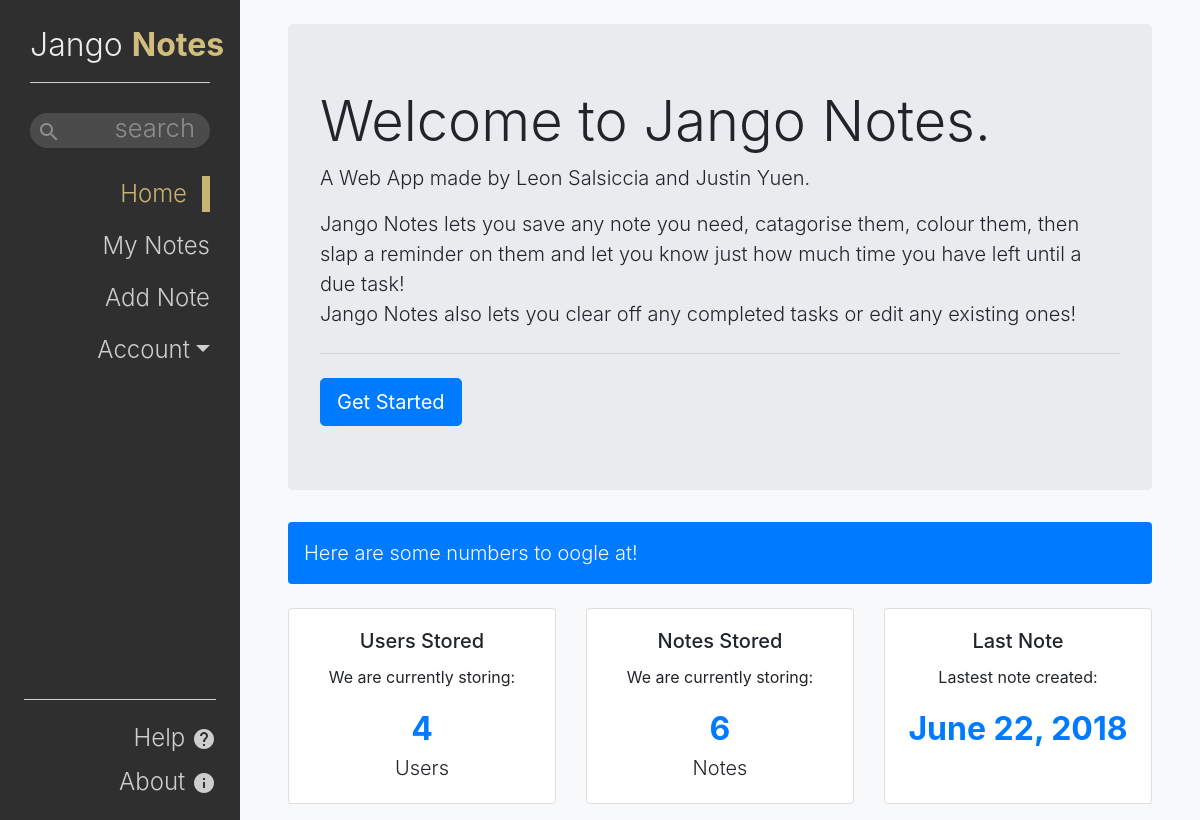
The app's page /, older data.
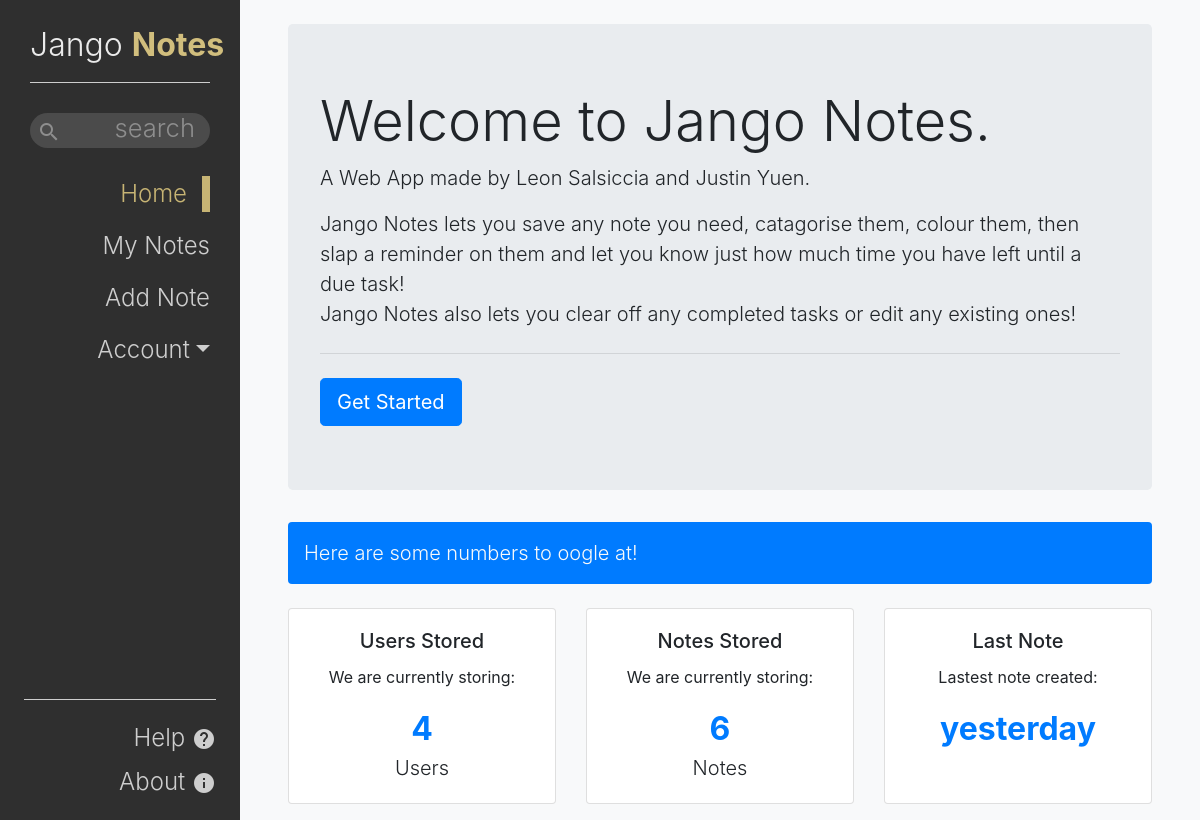
The same page, newer data.
### notesApp/models.py (models this page shows, shortened)
class Note(models.Model):
    colourChoices = (
        ('blue', 'Blue'),
        ('red', 'Red'),
        ('green', 'Green'),
        ('yellow', 'Yellow'),
    )
    owner = models.ForeignKey(User, on_delete=models.CASCADE)
    title = models.CharField(
        max_length=50, help_text="Main description of your task")
    description = models.TextField(
        blank=True, null=True, help_text="Any additional information")
    colour = models.CharField(blank=True, null=True,
                              max_length=50, choices=colourChoices, help_text="Colour code the note")
    group = models.CharField(
        blank=True, null=True, max_length=50, help_text="Assign the note to a group")
    dateCreated = models.DateTimeField(
        auto_now_add=True, verbose_name='date created')
    dateDue = models.DateTimeField(
        blank=True, null=True, help_text="Set a reminder date", verbose_name='date due')
    class Meta:
        ordering = ["dateCreated"]

### notesApp/views.py (the view)
# urls.py: path('', views.Index, name='index'),
def Index(request):
    notesCount = Note.objects.all().count()
    usersCount = User.objects.all().count()
    latestNote = Note.objects.order_by('-pk')[0]
    return render(request, 'notesApp/index.html', {'usersCount': usersCount, 'notesCount': notesCount, 'latestNote': latestNote})

### templates/notesApp/index.html
{% extends "base.html" %}
{% load humanize %}
{% block content %}
<div class="jumbotron">
  <h1 class="display-4">Welcome to Jango Notes.</h1>
  <p class="lead">A Web App made by Leon Salsiccia and Justin Yuen.</p>
  <p class="lead">Jango Notes lets you save any note you need, catagorise them, colour them, then slap a reminder on them and let you know
    just how much time you have left until a due task!
    <br>Jango Notes also lets you clear off any completed tasks or edit any existing ones!
  </p>
  <hr class="my-4">
  <p class="lead text-center text-md-left mb-0">
    <a class="btn btn-primary btn-lg" href="{% url 'notes' %}" role="button">Get Started</a>
  </p>
</div>
<div class="bg-primary lead text-light rounded p-3">Here are some numbers to oogle at!</div>
<br>
<div class="row">
  <div class="col-12 col-lg-4 mb-3">
    <div class="card">
      <div class="card-body text-center">
        <h5 class="card-title">Users Stored</h5>
        <p class="card-text">We are currently storing:</p>
        <span style="font-size: 2rem" class="font-weight-bold text-primary">{{ usersCount }}</span>
        <br>
        <span class="lead">Users</span>
      </div>
    </div>
  </div>
  <div class="col-12 col-lg-4 mb-3">
    <div class="card">
      <div class="card-body text-center">
        <h5 class="card-title">Notes Stored</h5>
        <p class="card-text">We are currently storing:</p>
        <span style="font-size: 2rem" class="font-weight-bold text-primary">{{ notesCount }}</span>
        <br>
        <span class="lead">Notes</span>
      </div>
    </div>
  </div>
  <div class="col-12 col-lg-4 mb-3">
    <div class="card">
      <div class="card-body text-center">
        <h5 class="card-title">Last Note</h5>
        <p class="card-text">Lastest note created:</p>
        <span style="font-size: 2rem" class="font-weight-bold text-primary">{{ latestNote.dateCreated|naturalday }}</span>
        <br>
        <span class="text-white lead">.</span>
      </div>
    </div>
  </div>
</div>
{% endblock %}
{% block sidebar %}
<li class="nav-item active">
  <a class="nav-link" href="{% url 'index' %}">Home</a>
</li>
<li class="nav-item">
  <a class="nav-link" href="{% url 'notes' %}">My Notes</a>
</li>
<li class="nav-item">
  <a class="nav-link" href="{% url 'noteCreate' %}">Add Note</a>
</li>
{% endblock %}

### templates/base.html (shortened to what this page needs)
<!DOCTYPE html>
<html lang="en">
<head>
  <link rel="stylesheet" href="https://stackpath.bootstrapcdn.com/bootstrap/4.1.0/css/bootstrap.min.css"
>
  {% load static %}
  <link rel="stylesheet" href="{% static 'notesApp/css/style.css' %}">
</head>
<body>
  <div class="container-fluid h-100">
    <div class="row h-100">
      <nav class="navbar sidenav
      col-xl-2 col-md-3
      d-none d-lg-block
      navbar-dark
      float-right text-right" style="padding: 16px 30px;
      background-color: #2F2F2F">
        <h1 style="font-size: 2em; color: #EBEBEB" class="font-weight-light navbar-brand mr-1" href="#">Jango
          <span class="font-weight-bold" style="color: #D1BE7D">Notes</span>
        </h1>
        <hr class="mt-0 mb-3" style="border-top: solid 1px #CECECE">
        <div class="inner-addon left-addon">
          <input type="text" placeholder="search" id="searchInput" class="form-control">
        </div>
        <ul class="navbar-nav font-weight-light" style="font-size: 1.5rem">
          {% block sidebar %}{% endblock %}
          <li class="nav-item dropdown">
            <a class="nav-link dropdown-toggle" data-toggle="dropdown" href="#" role="button" aria-haspopup="true" aria-expanded="false">Account</a>
          </li>
        </ul>
        <div class="footer px-4 pb-3" style="width: 100%; position: absolute; bottom: 0; right: 0">
          <hr style="border-top: solid 1px #CECECE">
          <ul class="navbar-nav font-weight-light" style="font-size: 1.5rem">
            <li class="nav-item">
              <a id="help" style="color: #CECECE" class="nav-link py-1" href="#">Help
                <i class="footer-icons material-icons">
                </i>
              </a>
            </li>
            <li class="nav-item">
              <a id="info"  style="color: #CECECE" class="nav-link py-1" href="#">About
                <i class="footer-icons material-icons">
                </i>
              </a>
            </li>
          </ul>
        </div>
      </nav>
      <div class="col bg-light px-5 pt-4">
        {% block content %}{% endblock %}
      </div>
    </div>
  </div>
</body>
</html>

### static/notesApp/css/style.css (style rules this page uses)
html, body { height: 100%; min-height: 100%; }
#searchInput { width: 100%; margin: 30px 0 20px; border-radius: 25px; border-style: none; padding: 0px 15px 5px; font-size: 1.6rem; height: 35px; font-weight: 300; background-color: #4B4B4B; color: #8E8E8E; text-align: right; }
::placeholder { color: #8E8E8E !important }
.sidenav > .navbar-nav > .nav-item > .nav-link { color: #CECECE; }
.sidenav > .navbar-nav > .active a { color: #C7B474 !important; border-right: #C7B474 8px solid; padding: 0; padding-right: 15px !important; margin: 8px 0; }
@media only screen and (min-width: 768px) { .sidenav { min-width: 25vw !important; } }
@media only screen and (min-width: 1198px) { .sidenav { min-width: 20vw !important; } }
.inner-addon { position: relative; }
.left-addon input { padding-left: 30px; }
.footer-icons { position: relative; top: 5px; }

Row changes from the older to the newer data that the page shows:
removed Note: dateCreated "June 22, 2018"
added Note: dateCreated "yesterday"
